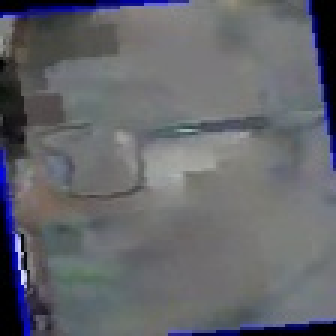
#> input picture quality_test_face/pic/14_03_2023-15:59:22_0.31.jpg, 112 x 112 px, found by its file name (shown 3 times larger); its folder holds only this picture in this run
$ python opencv_quality2.py
#> lines starting #> are read from the running program, lines starting #| are printed output that depends on the picture; long printed decimals are rounded
import cv2
import matplotlib.pyplot as plt
import os


# path_img = "/home/maicg/Documents/Me/test-face-recognition/A_quality/7_2"
path_img = "/home/maicg/Documents/Me/python-image-processing/quality_test_face/pic"
for img in os.listdir(path_img):
    name_img = os.path.join(path_img, img)
    img = cv2.imread(name_img)
#> img is the input picture: shape (112, 112, 3); mean B, G, R 107.2, 101.5, 99.9

    # Chuyển đổi ảnh sang ảnh xám
    gray_img = cv2.cvtColor(img, cv2.COLOR_BGR2GRAY)
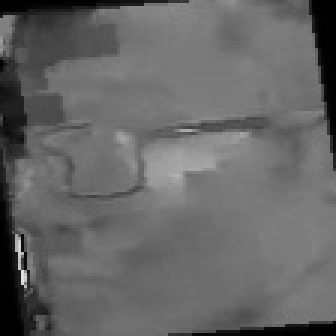
#> gray_img: shape (112, 112) (shown 3 times larger); min 0, max 228, mean 101.7

    # Tính độ tương phản
    contrast = cv2.convertScaleAbs(gray_img, alpha=2, beta=0)
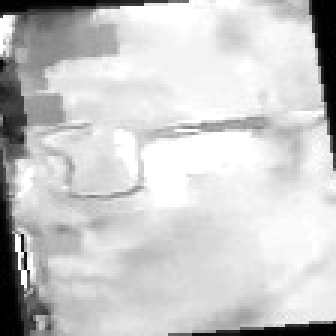
#> contrast: shape (112, 112) (shown 3 times larger); min 0, max 255, mean 201.3
    std_dev = cv2.meanStdDev(contrast)[1][0][0]
#> std_dev = 63.77
    print("std_dev: ", std_dev)
#| std_dev:  63.767

    # Tính độ sáng
    mean_brightness = cv2.mean(gray_img)[0]
#> mean_brightness = 101.7
    print("mean_brightness: ", mean_brightness)
#| mean_brightness:  101.676


    # Tính độ nhiễu
    blurred_img = cv2.GaussianBlur(gray_img, (3, 3), 0)
    noise = cv2.absdiff(gray_img, blurred_img)
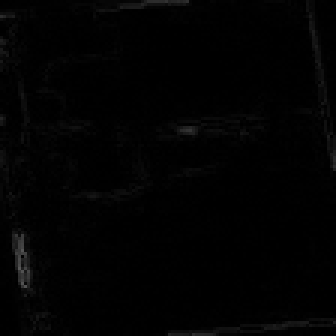
#> noise: shape (112, 112) (shown 3 times larger); min 0, max 87, mean 2.1
    mean_noise = cv2.mean(noise)[0]
#> mean_noise = 2.11
    if mean_noise > 3 or mean_noise < 1.1:
        print("mean_noise: ", mean_noise)
        plt.imshow(img[:,:, ::-1])
        plt.show()

$ run again, on quality_test_face/pic/14_03_2023-16:19:19_0.27.jpg
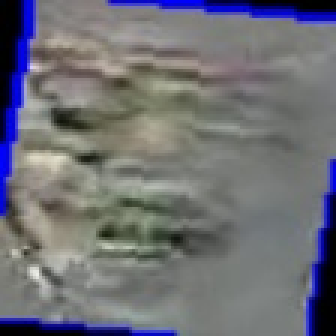
#> input picture quality_test_face/pic/14_03_2023-16:19:19_0.27.jpg, 112 x 112 px, found by its file name (shown 3 times larger)
#> img is the input picture: shape (112, 112, 3); mean B, G, R 118, 111, 110.5
#> `contrast = cv2.convertScaleAbs(gray_img, alpha=2, beta=0)`:
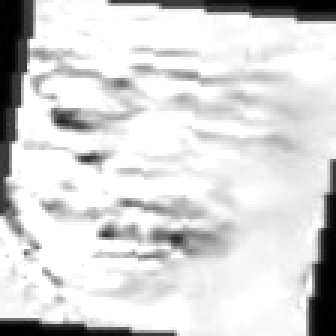
#> contrast: shape (112, 112) (shown 3 times larger); min 0, max 255, mean 213.6
#> std_dev = 68.18
#| std_dev:  68.179
#> mean_brightness = 111.6
#| mean_brightness:  111.646
#> `noise = cv2.absdiff(gray_img, blurred_img)`:
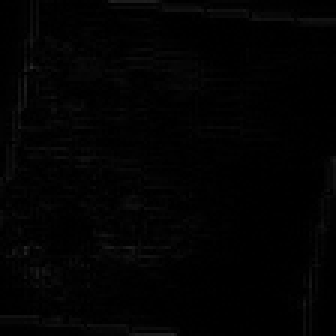
#> noise: shape (112, 112) (shown 3 times larger); min 0, max 41, mean 2.4
#> mean_noise = 2.37

$ run again, on quality_test_face/pic/14_03_2023-16:20:56_0.26.jpg
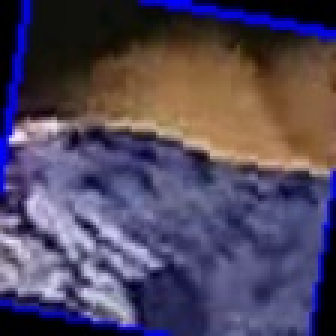
#> input picture quality_test_face/pic/14_03_2023-16:20:56_0.26.jpg, 112 x 112 px, found by its file name (shown 3 times larger)
#> img is the input picture: shape (112, 112, 3); mean B, G, R 93.5, 70.7, 80.9
#> `contrast = cv2.convertScaleAbs(gray_img, alpha=2, beta=0)`:
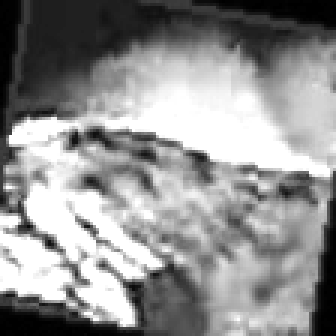
#> contrast: shape (112, 112) (shown 3 times larger); min 0, max 255, mean 144.6
#> std_dev = 81.79
#| std_dev:  81.787
#> mean_brightness = 76.32
#| mean_brightness:  76.315
#> `noise = cv2.absdiff(gray_img, blurred_img)`:
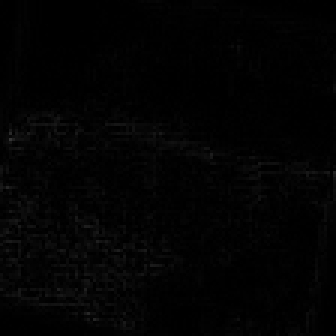
#> noise: shape (112, 112) (shown 3 times larger); min 0, max 52, mean 2.7
#> mean_noise = 2.69
